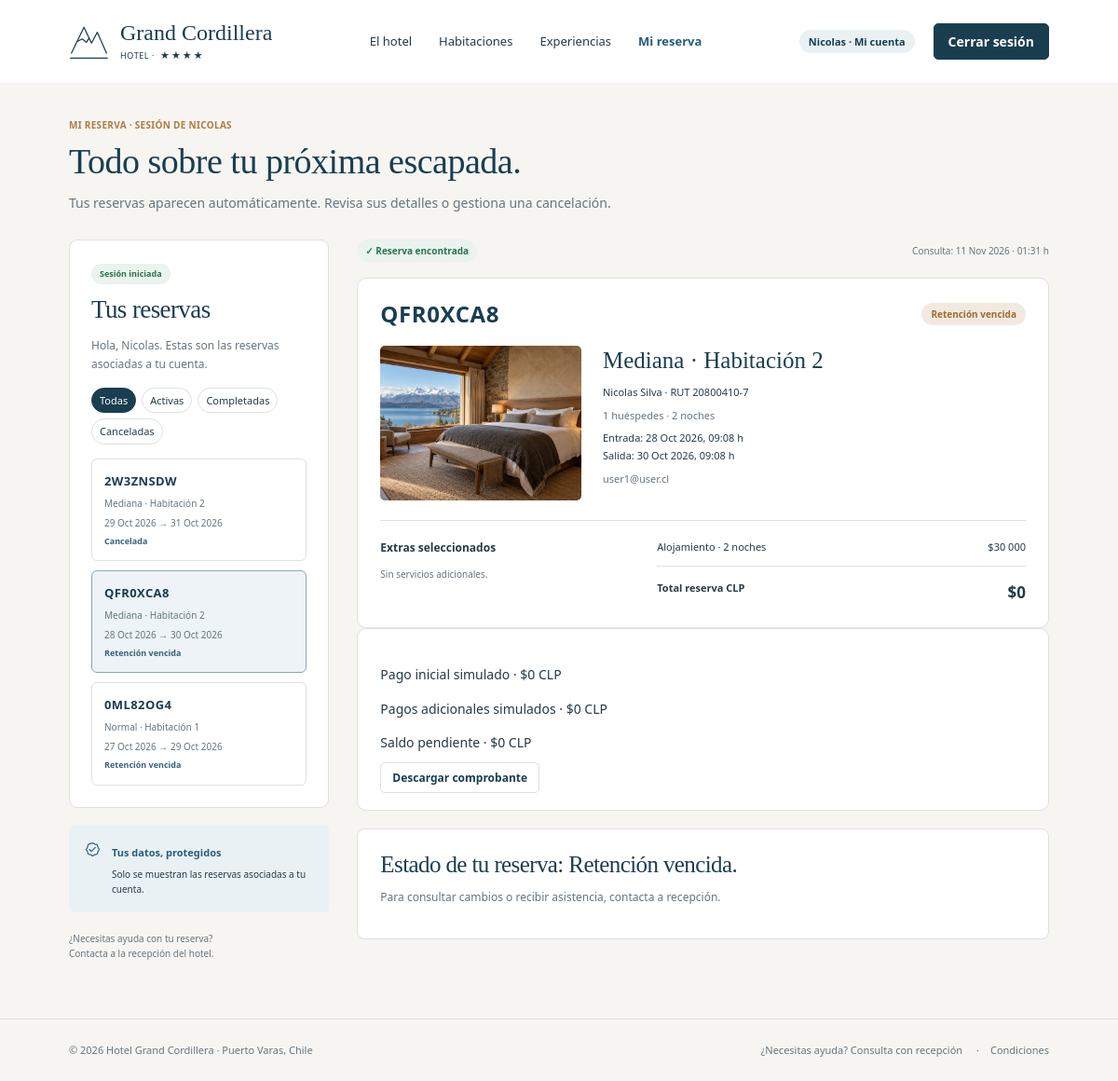
/mi-reserva/?estado=todas&reserva=QFR0XCA8 (signed in), run on an earlier commit of the app's database.
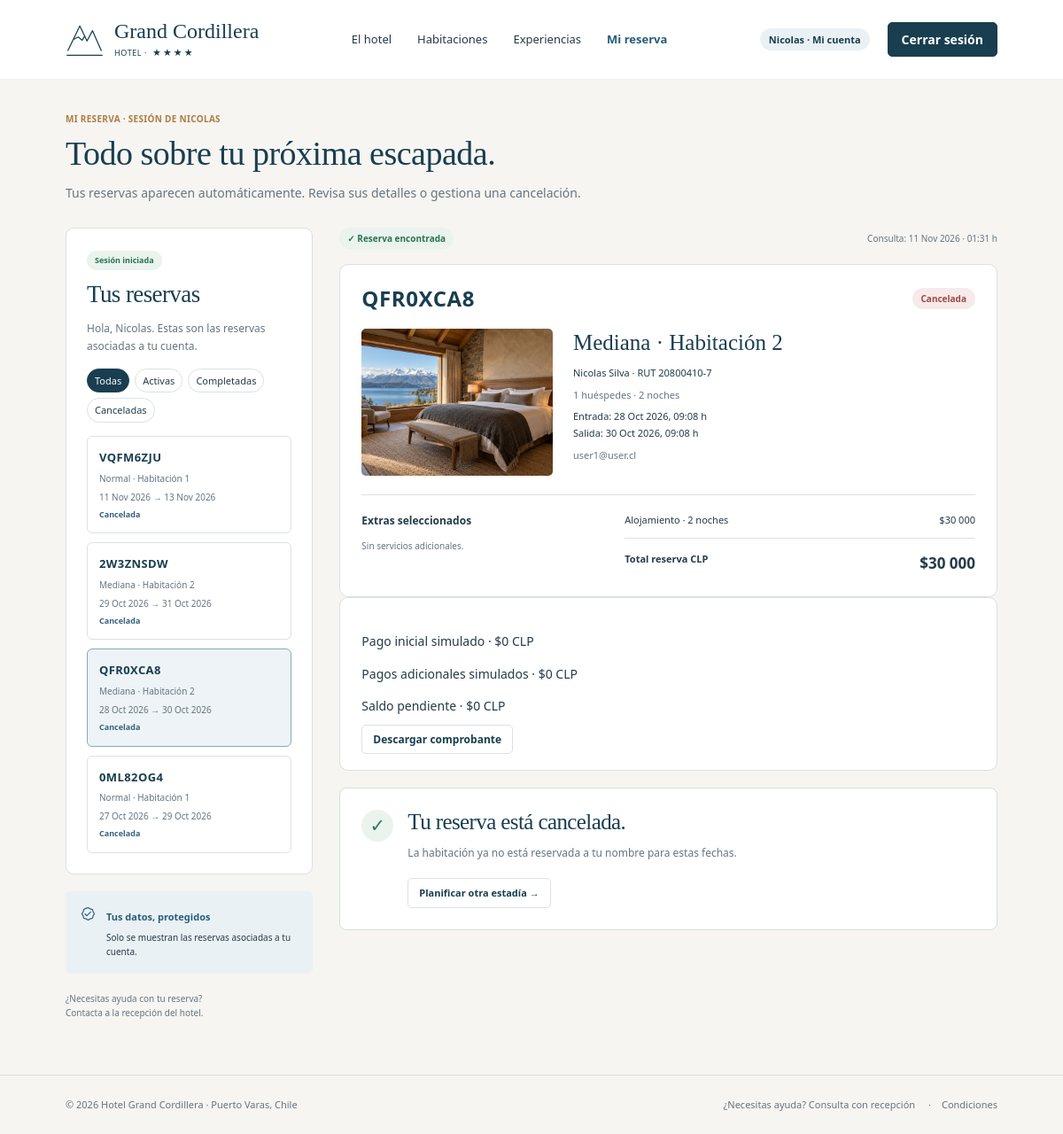
And on a later commit of the database.
### hotel/models.py (models this page shows, shortened)
class Reserva(models.Model):
    class Estado(models.TextChoices):
        RETENIDA = "RETENIDA", "Retención temporal"
        CONFIRMADA = "CONFIRMADA", "Confirmada"
        EN_ESTADIA = "EN_ESTADIA", "En estadía"
        COMPLETADA = "COMPLETADA", "Completada"
        CANCELADA = "CANCELADA", "Cancelada"
    codigo = models.CharField(
        max_length=8,
        unique=True,
        default=generar_codigo_reserva,
        editable=False,
    )
    cliente = models.ForeignKey(
        Cliente,
        on_delete=models.PROTECT,
        related_name="reservas",
        null=True,
        blank=True,
    )
    personal = models.ForeignKey(
        PersonalHotel,
        on_delete=models.PROTECT,
        related_name="reservas_gestionadas",
        null=True,
        blank=True,
    )
    habitacion = models.ForeignKey(
        Habitacion,
        on_delete=models.PROTECT,
        related_name="reservas",
    )
    fecha_entrada = models.DateTimeField()
    fecha_salida = models.DateTimeField()
    numero_huespedes = models.PositiveSmallIntegerField(
        default=1,
        validators=[MinValueValidator(1), MaxValueValidator(6)],
        verbose_name="Número de huéspedes",
    )
    monto_pagado_inicial = models.DecimalField(max_digits=12, decimal_places=2, null=True, editable=False)
    monto_pagado_adicional = models.DecimalField(max_digits=12, decimal_places=2, default=0, editable=False)
    class EstadoCorreo(models.TextChoices):
        SIN_REGISTRO = "SIN_REGISTRO", "Sin registro de envío"
        PENDIENTE = "PENDIENTE", "Pendiente"
        ENVIANDO = "ENVIANDO", "Enviando"
        ENVIADO = "ENVIADO", "Enviado"
        ERROR = "ERROR", "Error de envío"
    correo_estado = models.CharField(max_length=12, choices=EstadoCorreo.choices, default=EstadoCorreo.SIN_REGISTRO, editable=False)
    correo_error = models.TextField(blank=True, editable=False)
    correo_intento = models.DateTimeField(null=True, editable=False)
    correo_enviado = models.DateTimeField(null=True, editable=False)
    correo_contenido = models.TextField(blank=True, editable=False)
    @property
    def saldo_pendiente(self):
        if self.estado == self.Estado.CANCELADA:
            return Decimal("0")
        return max(Decimal("0"), self.monto_total - (self.monto_pagado_inicial or Decimal("0")) - self.monto_pagado_adicional)
    pago_simulado = models.BooleanField(
        default=False, editable=False, verbose_name="Pago de prueba aprobado",
    )
    fecha_creacion = models.DateTimeField(
        default=timezone.now,
        editable=False,
    )
    fecha_confirmacion = models.DateTimeField(
        null=True,
        blank=True,
    )
    fecha_checkin = models.DateTimeField(
        null=True,
        blank=True,
    )
    fecha_checkout = models.DateTimeField(null=True, blank=True)
    estado = models.CharField(
        max_length=12,
        choices=Estado.choices,
        default=Estado.RETENIDA,
    )
    retencion_hasta = models.DateTimeField(
        default=calcular_vencimiento_retencion,
        null=True,
        blank=True,
    )
    titular_rut = models.CharField(
        max_length=12,
        blank=True,
    )
    titular_nombre = models.CharField(
        max_length=100,
        blank=True,
    )
    titular_apellido = models.CharField(
        max_length=100,
        blank=True,
    )
    titular_correo = models.EmailField(blank=True)
    titular_telefono = models.CharField(
        max_length=25,
        blank=True,
    )
    precio_noche_pactado = models.DecimalField(
        max_digits=12,
        decimal_places=2,
        default=0,
        validators=[MinValueValidator(0)],
    )
    descuento_aplicado = models.DecimalField(
        max_digits=12,
        decimal_places=2,
        default=0,
        validators=[MinValueValidator(0)],
    )
    monto_total = models.DecimalField(
        max_digits=12,
        decimal_places=2,
        default=0,
        validators=[MinValueValidator(0)],
    )
    class Meta:
        db_table = "reserva"
        verbose_name = "Reserva"
        verbose_name_plural = "Reservas"
        ordering = ["-fecha_creacion"]
        constraints = [
            models.CheckConstraint(
                condition=Q(fecha_salida__gt=F("fecha_entrada")),
                name="reserva_fechas_ordenadas",
            ),
            models.CheckConstraint(
                condition=Q(
                    precio_noche_pactado__gte=0,
                    descuento_aplicado__gte=0,
                    monto_total__gte=0,
                ),
                name="reserva_importes_no_negativos",
            ),
        ]
        indexes = [
            models.Index(
                fields=[
                    "habitacion",
                    "estado",
                    "fecha_entrada",
                    "fecha_salida",
                ],
                name="reserva_disponibilidad_idx",
            ),
        ]
    @staticmethod
    def contar_noches(entrada, salida):
        if not entrada or not salida or salida <= entrada:
            raise ValidationError({
                "fecha_salida": "La salida debe ser posterior a la entrada.",
            })
        zona = timezone.get_default_timezone()
        entrada_local = timezone.localtime(entrada, zona) if timezone.is_aware(entrada) else entrada
        salida_local = timezone.localtime(salida, zona) if timezone.is_aware(salida) else salida
        return max(1, (salida_local.date() - entrada_local.date()).days)

class Habitacion(models.Model):
    class Tipo(models.TextChoices):
        NORMAL = "NORMAL", "Normal"
        MEDIANA = "MEDIANA", "Mediana"
        SUITE_MED = "SUITE_MED", "Suite Mediana"
        GRANDE = "GRANDE", "Suite Grande"
    class Estado(models.TextChoices):
        DISPONIBLE = "DISPONIBLE", "Disponible"
        RESERVADA = "RESERVADA", "Reservada"
        OCUPADA = "OCUPADA", "Ocupada"
        MANTENIMIENTO = "MANTENIMIENTO", "En mantenimiento"
    capacidad = models.PositiveIntegerField(default=2, validators=[MinValueValidator(1)])
    cantidad_camas = models.PositiveIntegerField(default=1, validators=[MinValueValidator(1)])
    tipo_cama = models.CharField(max_length=30, default="Matrimonial")
    televisor = models.BooleanField(default=True)
    bano_privado = models.BooleanField(default=True, verbose_name="Baño privado")
    tina = models.BooleanField(default=False)
    minibar = models.BooleanField(default=False)
    CONFIGURACION = {
        Tipo.NORMAL: (2, 1, "Matrimonial"),
        Tipo.MEDIANA: (4, 2, "Matrimonial"),
        Tipo.SUITE_MED: (2, 1, "King"),
        Tipo.GRANDE: (4, 2, "King"),
    }
    numero = models.PositiveIntegerField(
        unique=True,
        validators=[MinValueValidator(1)],
    )
    tipo = models.CharField(
        max_length=10,
        choices=Tipo.choices,
    )
    precio_base_noche = models.DecimalField(
        max_digits=12,
        decimal_places=2,
        validators=[MinValueValidator(0)],
    )
    estado_actual = models.CharField(
        max_length=15,
        choices=Estado.choices,
        default=Estado.DISPONIBLE,
    )
    class Meta:
        db_table = "habitacion"
        verbose_name = "Habitación"
        verbose_name_plural = "Habitaciones"
        ordering = ["numero"]
        constraints = [
            models.CheckConstraint(
                condition=Q(precio_base_noche__gte=0),
                name="habitacion_precio_no_negativo",
            ),
        ]

### hotel/gestion_views.py (the view, shortened to what this page needs)
# urls.py: path('mi-reserva/', gestion_views.mis_reservas, name='mis_reservas'),
@never_cache
def mis_reservas(request):
    reserva = None
    reservas = []
    consulta_realizada = False
    form = None
    filtro = 'todas'
    if request.user.is_authenticated:
        solicitado = request.GET.get('estado')
        if solicitado in FILTROS_HISTORIAL:
            filtro = solicitado
        propias = Reserva.objects.filter(cliente__usuario=request.user)
        estados = FILTROS_HISTORIAL[filtro][1]
        if estados:
            propias = propias.filter(estado__in=estados)
        reservas = list(propias.select_related(
            'habitacion', 'cliente__usuario',
        ).annotate(prioridad=Case(
            When(estado=Reserva.Estado.CONFIRMADA, then=Value(0)),
            When(estado=Reserva.Estado.EN_ESTADIA, then=Value(1)),
            default=Value(2), output_field=IntegerField(),
        )).order_by('prioridad', '-fecha_creacion'))
        for opcion in reservas:
            opcion.estado_gestion = texto_estado(opcion)
        codigo = request.GET.get('reserva')
        reserva = next((r for r in reservas if r.codigo == codigo), None) if codigo else (reservas[0] if reservas else None)
        if codigo and reserva is None:
            raise Http404
    contexto = {
        'consulta_form': form, 'reservas': reservas, 'consulta_realizada': consulta_realizada,
        'gestion_activa': True, 'consulta_hora': timezone.now(),
        'filtro_historial': filtro,
        'filtros_historial': [(clave, datos[0]) for clave, datos in FILTROS_HISTORIAL.items()],
    }
    if reserva is not None:
        contexto.update(contexto_estadia(reserva))
        contexto.update({
            'estado_gestion': texto_estado(reserva),
            'puede_cancelar': puede_cancelar(reserva),
            'cancelar_form': CancelarReservaForm(),
        })
        if reserva.estado == Reserva.Estado.EN_ESTADIA:
            contexto['catalogo_extras'] = [(servicio, uuid.uuid4()) for servicio in catalogo_estadia(reserva)]
        contexto['solicitudes_extra'] = reserva.solicitudes_extra.select_related('servicio')
    return render(request, 'hotel/mis_reservas.html', contexto)

### hotel/checkout_views.py (called while the page is built)
def contexto_estadia(reserva):
    noches = reserva.contar_noches(reserva.fecha_entrada, reserva.fecha_salida)
    detalles = extras_facturados(reserva)
    alojamiento = reserva.precio_noche_pactado * noches
    subtotal = alojamiento + sum(d.subtotal for d in detalles)
    return {
        'reserva': reserva, 'noches': noches, 'detalles': detalles,
        'alojamiento': alojamiento, 'subtotal': subtotal,
        'limite_cancelacion': reserva.fecha_entrada - timedelta(hours=3),
        'cupon_aplicado': reserva.cupones.filter(estado__in=['ACTIVO', 'USADO']).first(),
    }

### hotel/comprobantes.py (called while the page is built)
def extras_facturados(reserva):
    return [
        *reserva.detalles.select_related('servicio'),
        *reserva.solicitudes_extra.filter(estado=SolicitudExtra.Estado.CONFIRMADA).select_related('servicio'),
    ]

### hotel/gestion_views.py (called while the page is built)
def puede_cancelar(reserva, ahora=None):
    ahora = ahora or timezone.now()
    return (
        reserva.estado == Reserva.Estado.CONFIRMADA
        and ahora <= reserva.fecha_entrada - timedelta(hours=3)
    )

### hotel/templates/hotel/mis_reservas.html (shortened to what the changed rows need)
{% extends 'hotel/base.html' %}{% load static %}
{% block content %}
<section class="booking-page management-page"><div class="container">
  <header class="booking-heading"><h1>Todo sobre tu próxima escapada.</h1></header>
  <div class="management-layout"><aside class="management-sidebar">
    {% if user.is_authenticated %}
    <section class="management-sidebar-card"><span class="account-badge">Sesión iniciada</span><h2>Tus reservas</h2><p class="sidebar-intro">Hola, {{ user.nombre }}. Estas son las reservas asociadas a tu cuenta.</p>
    <nav class="history-filters" aria-label="Filtrar reservas por estado">
      {% for valor, etiqueta in filtros_historial %}<a href="{% url 'hotel:mis_reservas' %}?estado={{ valor }}"{% if valor == filtro_historial %} aria-current="true"{% endif %}>{{ etiqueta }}</a>{% endfor %}
    </nav>
    <nav class="own-reservations" aria-label="Tus reservas">{% for opcion in reservas %}<a class="own-reservation {% if opcion.pk == reserva.pk %}active{% endif %}" href="{% url 'hotel:mis_reservas' %}?estado={{ filtro_historial }}&amp;reserva={{ opcion.codigo }}" {% if opcion.pk == reserva.pk %}aria-current="page"{% endif %}><strong>{{ opcion.codigo }}</strong><span>{{ opcion.habitacion.get_tipo_display }} · Habitación {{ opcion.habitacion.numero }}</span><span>{{ opcion.fecha_entrada|date:'j M Y' }} → {{ opcion.fecha_salida|date:'j M Y' }}</span><small>{{ opcion.estado_gestion }}</small></a>{% empty %}<p class="sidebar-intro">{% if filtro_historial == "todas" %}Aún no tienes reservas asociadas.{% else %}No hay reservas con este estado.{% endif %}</p>{% endfor %}</nav></section>
    {% endif %}
  </aside><div class="management-content">
  {% if reserva %}
    <div class="management-result-meta"><span class="account-badge">✓ Reserva encontrada</span><span>Consulta: {{ consulta_hora|date:'j M Y · H:i' }} h</span></div>
    <article class="managed-reservation"><header class="managed-reservation-header"><h2>{{ reserva.codigo }}</h2><span class="reservation-state state-{{ reserva.estado|lower }}">{{ estado_gestion }}</span></header>
    <div class="managed-room"><img src="{% static 'hotel/img/habitacion-sur.webp' %}" alt="Ambientación ilustrativa de una habitación del sur de Chile"><div><h3>{{ reserva.habitacion.get_tipo_display }} · Habitación {{ reserva.habitacion.numero }}</h3><p>{{ reserva.titular_nombre }} {{ reserva.titular_apellido }} · RUT {{ reserva.titular_rut }}</p><p class="muted">{{ reserva.numero_huespedes }} huéspedes · {{ noches }} noches</p><p>Entrada: {{ reserva.fecha_entrada|date:'j M Y, H:i' }} h<br>Salida: {{ reserva.fecha_salida|date:'j M Y, H:i' }} h</p><p class="muted">{{ reserva.titular_correo }}</p></div></div>
    <div class="managed-breakdown"><div><h4>Extras seleccionados</h4><ul>{% for detalle in detalles %}<li>✓ {{ detalle.servicio.nombre }} · {{ detalle.cantidad }} unidad{{ detalle.cantidad|pluralize:' ,es' }}</li>{% empty %}<li>Sin servicios adicionales.</li>{% endfor %}</ul></div><div class="management-prices"><div><span>Alojamiento · {{ noches }} noches</span><strong>${{ alojamiento|floatformat:'-2g' }}</strong></div><div class="management-total"><strong>Total reserva CLP</strong><strong>${{ reserva.monto_total|floatformat:'-2g' }}</strong></div></div></div></article>
    <section class="managed-reservation"><p>Pago inicial simulado · ${{ reserva.monto_pagado_inicial|default_if_none:0|floatformat:'-2g' }} CLP</p><p>Pagos adicionales simulados · ${{ reserva.monto_pagado_adicional|floatformat:'-2g' }} CLP</p><p>Saldo pendiente · ${{ reserva.saldo_pendiente|floatformat:'-2g' }} CLP</p>
<a class="outline-button" href="{% url 'hotel:comprobante' reserva.codigo %}">Descargar comprobante</a></section>
    {% if reserva.estado == 'CANCELADA' %}<section class="management-status-panel canceled-panel"><span class="success-circle" aria-hidden="true">✓</span><div><h2>Tu reserva está cancelada.</h2><p>La habitación ya no está reservada a tu nombre para estas fechas.</p><a class="outline-button" href="{% url 'hotel:fechas' %}">Planificar otra estadía →</a></div></section>
    {% else %}<section class="management-status-panel"><div><h2>{% if reserva.estado == 'CONFIRMADA' %}La cancelación en línea ya no está disponible.{% else %}Estado de tu reserva: {{ estado_gestion }}.{% endif %}</h2><p>{% if reserva.estado == 'CONFIRMADA' %}Quedan menos de tres horas para la entrada. Contacta a recepción para recibir ayuda.{% else %}Para consultar cambios o recibir asistencia, contacta a recepción.{% endif %}</p></div></section>{% endif %}
  {% elif user.is_authenticated and filtro_historial != 'todas' %}<section class="management-empty" role="status"><h2>No hay reservas con este estado.</h2><a class="outline-button" href="{% url 'hotel:mis_reservas' %}">Ver todas las reservas</a></section>
  {% elif consulta_realizada %}<section class="management-empty lookup-empty" role="status"><svg class="empty-mountain"><use href="#mountain"/></svg><h2>No encontramos una reserva.</h2><p>Revisa el código y el RUT del titular. Si necesitas ayuda, contacta a recepción.</p></section>
  {% else %}<section class="management-empty initial-lookup"><svg class="empty-mountain"><use href="#mountain"/></svg><h2>Tu reserva aparecerá aquí.</h2><p>Ingresa tu código y el RUT del titular para consultar los detalles de tu estadía.</p></section>{% endif %}
  </div></div>
</div></section>{% include 'hotel/pie_reserva.html' %}
{% endblock %}

What changed in the data, as far as the page shows it:
added Reserva: codigo "VQFM6ZJU", habitacion.tipo "Normal", habitacion.numero "1", fecha_entrada "11 Nov 2026", fecha_salida "13 Nov 2026", estado_gestion "Cancelada"
changed Reserva "QFR0XCA8": estado_gestion "Retención vencida" → "Cancelada"; estado "RETENIDA" → "CANCELADA" (drawn); monto_total "0" → "30 000"
changed Reserva "0ML82OG4": estado_gestion "Retención vencida" → "Cancelada"
Also different on the page:
{{ estado_gestion }}: "Retención vencida" → "Cancelada"
{{ estado_gestion }}: "Retención vencida" → (not shown)
text no longer shown: "Estado de tu reserva: . Para consultar cambios o recibir asistencia, contacta a recepción."
text now shown: "✓ Tu reserva está cancelada. La habitación ya no está reservada a tu nombre para estas fechas. Planificar otra estadía →"
